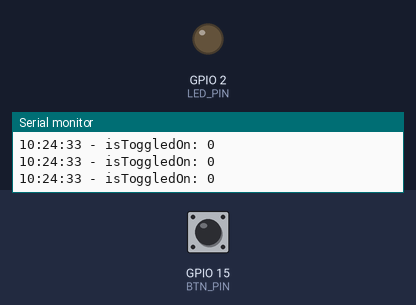
This sketch was run on a simulated ESP8266 (NodeMCU). Parts: output pins drawn as LEDs (lit = HIGH), the last lines printed to the serial monitor. The test bench sets the inputs (shaded band); at power-on: GPIO 15 (BTN_PIN) LOW. WiFi joins after 1.5 s; servers stay silent unless stated; network time is answered at once with the bench clock; the local clock reads 2024-03-15 10:24:30 at power-on unless the sketch sets it.

Above: at 3.9 s.
4.0 s: GPIO 15 (BTN_PIN) pulled HIGH for 1 s
At 4.7 s:
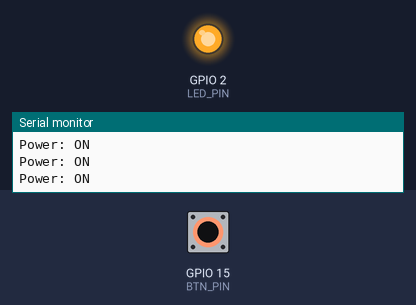
7.0 s: GPIO 15 (BTN_PIN) pulled HIGH for 0.15 s
At 8.0 s:
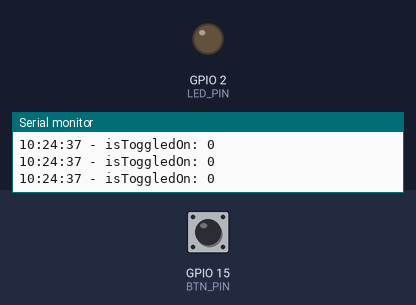
8.7 s: GPIO 15 (BTN_PIN) pulled HIGH for 3.2 s
At 9.4 s:
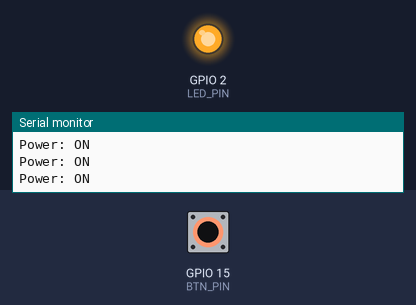
Timing chart, 0 to 13.4 s (numbered marks = the images above; inputs shaded):
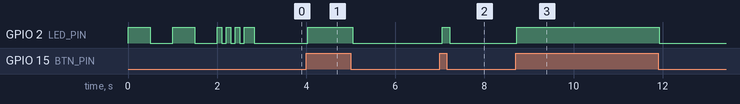

Measured:
- after the input at 4.0 s, GPIO 2 (LED_PIN): LOW → HIGH at once, → LOW 1.0 s later
- after the input at 7.0 s, GPIO 2 (LED_PIN): LOW → HIGH after 0.05 s, → LOW 0.17 s later
- after the input at 8.7 s, GPIO 2 (LED_PIN): LOW → HIGH at once, → LOW 3.2 s later

The sketch:

SonyTvIRPower.ino
```cpp
#include <Arduino.h>
#include <IRremoteESP8266.h>
// #include <IRrecv.h>
#include <IRsend.h>
#include <IRutils.h>
// #include <ESP8266WiFi.h>
// #include <ESP8266mDNS.h>
#include <WiFi.h>
#include <WiFiUdp.h>
#include <ArduinoOTA.h>
#include <NTPClient.h>
#include <WiFiUdp.h>

bool LED_STATE = false;
const uint16_t LED_PIN = LED_BUILTIN;
// const uint16_t LED_PIN = 12;
// const uint16_t kRecvPin = 4;
const uint16_t kIrLed = 4;
const uint16_t address = 0x01; // Sony TV
const uint16_t powerOffCommand = 0x15; // Sony TV
const uint16_t BTN_PIN = 15;
int BTN_STATE = LOW;

// IRrecv irrecv(kRecvPin);
IRsend irsend(kIrLed);

decode_results results; // for capturing other codes

const char* ssid = ""; // fill me with your own
const char* password = ""; // fill me with your own

const long utcOffsetInSeconds = -28800;
const long updateIntervalInMs = 60000;
WiFiUDP ntpUDP;
NTPClient timeClient(ntpUDP, "pool.ntp.org", utcOffsetInSeconds, updateIntervalInMs);
int sHour = 7; // 8:30am
int sMinute = 30;
int eHour = 21; // 8:00pm
int eMinute = 0;

void checkWifiStatus() {
  Serial.println("Checking wifi connection...");
  int status = WiFi.status();
    switch (status) {
      case WL_IDLE_STATUS:
        Serial.println("WL_IDLE_STATUS");
        break;
      case WL_NO_SSID_AVAIL:
        Serial.println("WL_NO_SSID_AVAIL");
        break;
      case WL_SCAN_COMPLETED:
        Serial.println("WL_SCAN_COMPLETED");
        break;
      case WL_CONNECTED:
        Serial.println("WL_CONNECTED");
        break;
      case WL_CONNECT_FAILED:
        Serial.println("WL_CONNECT_FAILED");
        break;
      case WL_CONNECTION_LOST:
        Serial.println("WL_CONNECTION_LOST");
        break;
      case WL_DISCONNECTED:
        Serial.println("WL_DISCONNECTED");
        break;
    }
}

void setup() {
  Serial.begin(115200);
  Serial.println("Booting");
  // irrecv.enableIRIn();  // Start the receiver
  irsend.begin(); // Start the IR transmitter
  pinMode(LED_PIN, OUTPUT);
  pinMode(BTN_PIN, INPUT_PULLDOWN);
  while (!Serial)  // Wait for the serial connection to be establised.
    delay(50);
  Serial.println();

  WiFi.mode(WIFI_STA);
  WiFi.begin(ssid, password);
  while (WiFi.status() != WL_CONNECTED) {
    digitalWrite(LED_PIN, HIGH);
    checkWifiStatus();
    delay(500);
    digitalWrite(LED_PIN, LOW);
    delay(500);
  }

  digitalWrite(LED_PIN, HIGH);
  delay(100);
  digitalWrite(LED_PIN, LOW);
  delay(100);
  digitalWrite(LED_PIN, HIGH);
  delay(100);
  digitalWrite(LED_PIN, LOW);
  delay(100);
  digitalWrite(LED_PIN, HIGH);
  delay(100);
  digitalWrite(LED_PIN, LOW);
  delay(100);
  digitalWrite(LED_PIN, HIGH);
  delay(100);

  timeClient.begin();
  timeClient.update();
  // while (!timeClient.isTimeSet()) {
  //   Serial.println("waiting to get and set current time.");
  // }
  Serial.print("The time is: ");
  Serial.println(timeClient.getFormattedTime());
  // while (WiFi.waitForConnectResult() != WL_CONNECTED) {
  //   Serial.println("Connection Failed! Rebooting...");
  //   delay(5000);
  //   ESP.restart();
  // }

  // Port defaults to 8266
  // ArduinoOTA.setPort(8266);

  // Hostname defaults to esp8266-[ChipID]
  ArduinoOTA.setHostname("Sony IR-blaster");

  // No authentication by default
  ArduinoOTA.setPassword((const char *)"");

  ArduinoOTA.onStart([]() {
    Serial.println("Start");
  });
  ArduinoOTA.onEnd([]() {
    Serial.println("\nEnd");
  });
  ArduinoOTA.onProgress([](unsigned int progress, unsigned int total) {
    Serial.printf("Progress: %u%%\r", (progress / (total / 100)));
  });
  ArduinoOTA.onError([](ota_error_t error) {
    Serial.printf("Error[%u]: ", error);
    if (error == OTA_AUTH_ERROR) Serial.println("Auth Failed");
    else if (error == OTA_BEGIN_ERROR) Serial.println("Begin Failed");
    else if (error == OTA_CONNECT_ERROR) Serial.println("Connect Failed");
    else if (error == OTA_RECEIVE_ERROR) Serial.println("Receive Failed");
    else if (error == OTA_END_ERROR) Serial.println("End Failed");
  });
  ArduinoOTA.begin();
  Serial.println("Ready");
  Serial.print("IP address: ");
  Serial.println(WiFi.localIP());
}
int hour = 0;
int minute = 0;
bool isToggled = false;
bool isButtonActive = false;
int toggleTime = 0;
void loop() {
  ArduinoOTA.handle();
  hour = timeClient.getHours();
  minute = timeClient.getMinutes();
  BTN_STATE = digitalRead(BTN_PIN);
  if (BTN_STATE == HIGH) {
    digitalWrite(LED_PIN, HIGH);
    if (!isButtonActive) {
      isButtonActive = true;
      isToggled = !isToggled;
    }
    if (isToggled) { // when ON power OFF
      irsend.sendSony(0xF50, 12);
      Serial.println("Power: ON");
    } else {
      irsend.sendSony(0x750, 12);
      Serial.println("Power: OFF");
    }
  } else {
    isButtonActive = false;
    Serial.print(timeClient.getFormattedTime());
    Serial.print(" - isToggledOn: ");
    Serial.println(isToggled);
    if(timeClient.isTimeSet()) {
      if (hour == sHour && minute == sMinute) {
        irsend.sendSony(0x750, 12);
        isToggled = true;
      } else if (hour == eHour && minute == eMinute) {
      // if ((hour == sHour && minute == sMinute || hour == eHour && minute == eMinute) && !isToggled) {
        isToggled = false;
        // toggleTime = (hour*100) + minute;
        // irsend.sendNEC(irsend.encodeNEC(address, powerOffCommand));
        irsend.sendSony(0xF50, 12);
        digitalWrite(LED_PIN, HIGH);
        delay(50);
        digitalWrite(LED_PIN, LOW);
        delay(50);
        digitalWrite(LED_PIN, HIGH);
        delay(50);
        digitalWrite(LED_PIN, LOW);
        delay(50);
        digitalWrite(LED_PIN, HIGH);
        delay(50);
        digitalWrite(LED_PIN, LOW);
        delay(50);
        digitalWrite(LED_PIN, HIGH);
        delay(50);
        digitalWrite(LED_PIN, LOW);
        delay(50);
        digitalWrite(LED_PIN, HIGH);
        delay(50);
        digitalWrite(LED_PIN, LOW);
        delay(50);
        digitalWrite(LED_PIN, HIGH);
        delay(50);
        digitalWrite(LED_PIN, LOW);
        delay(50);
        digitalWrite(LED_PIN, HIGH);
        delay(50);
      }
    }
    // if (irrecv.decode(&results)) {
    //   digitalWrite(LED_PIN, LOW);
    //   serialPrintUint64(results.value, HEX);
    //   Serial.println("");
    //   irrecv.resume();  // Receive the next value
    // }
  }
  delay(100);
  digitalWrite(LED_PIN, LOW);
}
```
